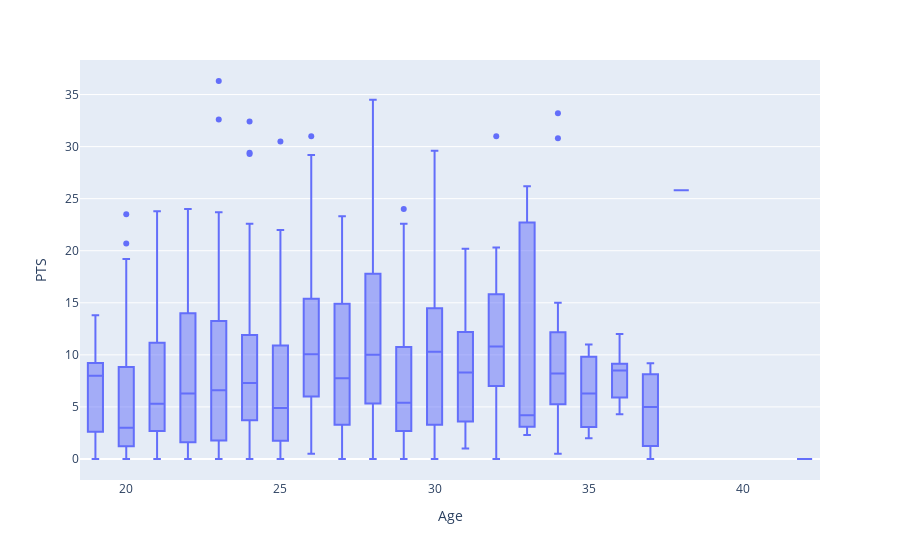

The cell this chart's notebook holds for it:
### Code cell
fig = px.box(df, x="Age", y="PTS")
fig.show()

### Figure 1 — Plotly figure (JSON) as saved in the notebook; plotly's stock layout.template omitted (floating-point values rounded to 4 significant figures; data arrays with more than 128 entries replaced by an {"elided": "..."} marker saying what was removed)
{"data": [{"alignmentgroup": "True", "hovertemplate": "Age=%{x}<br>PTS=%{y}<extra></extra>", "legendgroup": "", "marker": {"color": "#636efa"}, "name": "", "notched": false, "offsetgroup": "", "orientation": "v", "showlegend": false, "type": "box", "x": {"elided": "431 int values"}, "x0": " ", "xaxis": "x", "y": {"elided": "431 float values"}, "y0": " ", "yaxis": "y"}], "layout": {"boxmode": "group", "legend": {"tracegroupgap": 0}, "margin": {"t": 60}, "xaxis": {"anchor": "y", "domain": [0, 1], "title": {"text": "Age"}}, "yaxis": {"anchor": "x", "domain": [0, 1], "title": {"text": "PTS"}}}}
